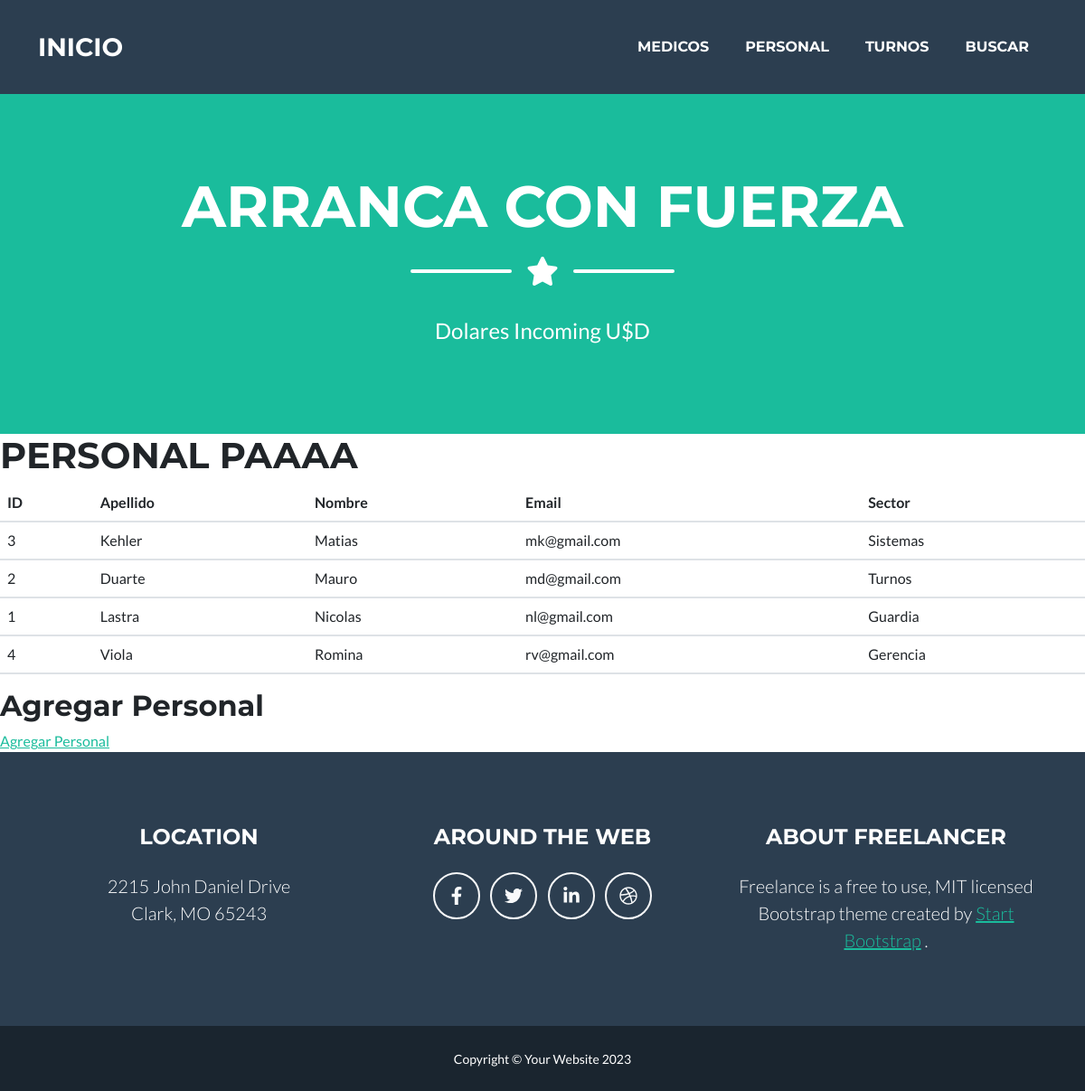
Page /personal/ on the committed database.
### medicos/models.py (models this page shows, shortened)
class Personal(models.Model):
    apellido = models.CharField(max_length= 15)
    nombre = models.CharField(max_length= 15)
    email = models.EmailField()
    sector = models.CharField(max_length= 15)
    class Meta:
        verbose_name = "Personal"
        verbose_name_plural = "Personal pero en plural"
        ordering = ['nombre']

### medicos/views.py (the view)
# urls.py: path('personal/', personal, name= "personal"),
def personal(request):
    test = {'personas': Personal.objects.all()}
    return render(request, "medicos/personal.html", test)

### medicos/templates/medicos/personal.html
{% extends 'medicos/base.html' %}
{% load static %}
{% block contenido %}
    <h1>PERSONAL PAAAA</h1>
    <table class="table">
        <thead>
            <tr>
                <th>ID</th>
                <th>Apellido</th>
                <th>Nombre</th>
                <th>Email</th>
                <th>Sector</th>
            </tr>
        </thead>
        <tbody>
            {% for p in personas %}
            <tr>
                <td>{{ p.id }}</td>
                <td>{{ p.apellido }}</td>
                <td>{{ p.nombre }}</td>
                <td>{{ p.email }}</td>
                <td>{{ p.sector }}</td>
            </tr>
            {% endfor %}
        </tbody>
    </table>
    <h2>Agregar Personal</h2>
    <a href="{% url 'agregar_personal' %}">Agregar Personal</a>
{% endblock contenido %}

### rows in the picture
Personal: id "3", apellido "Kehler", nombre "Matias", email "mk@gmail.com", sector "Sistemas"
Personal: id "2", apellido "Duarte", nombre "Mauro", email "md@gmail.com", sector "Turnos"
Personal: id "1", apellido "Lastra", nombre "Nicolas", email "nl@gmail.com", sector "Guardia"
Personal: id "4", apellido "Viola", nombre "Romina", email "rv@gmail.com", sector "Gerencia"
